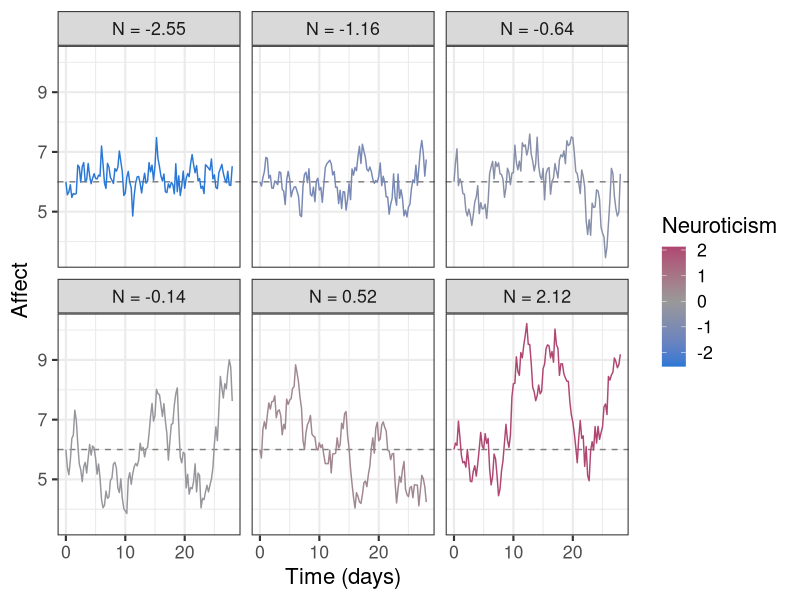
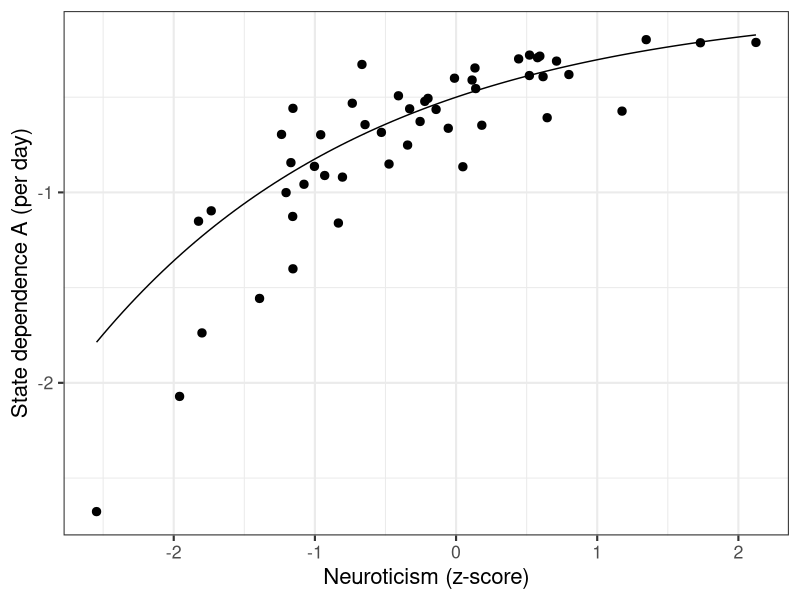
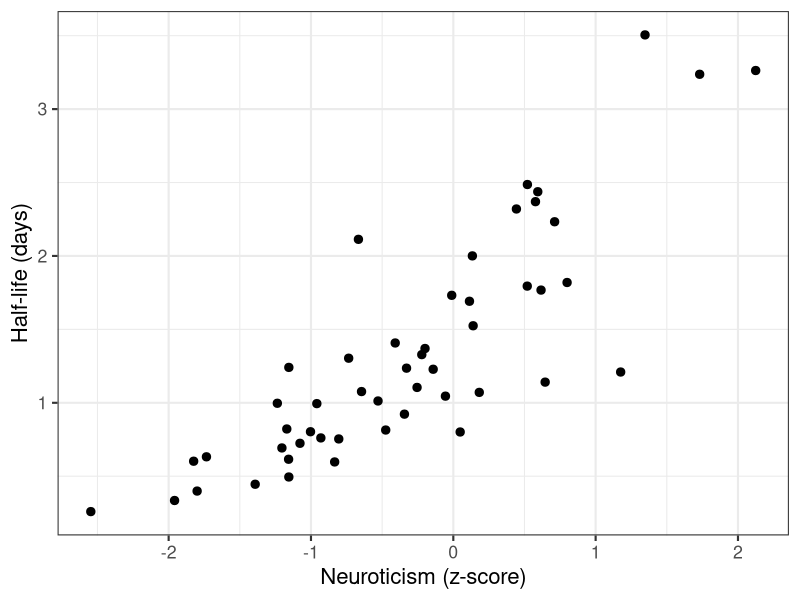
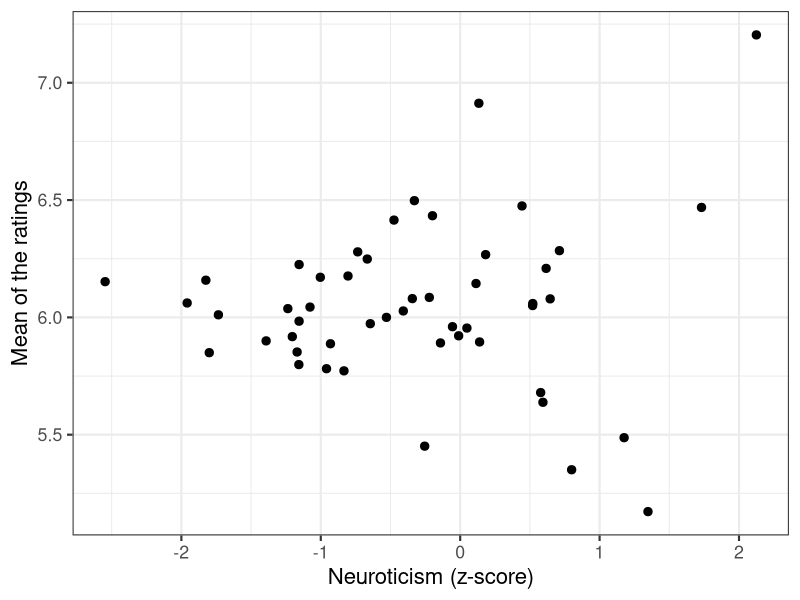
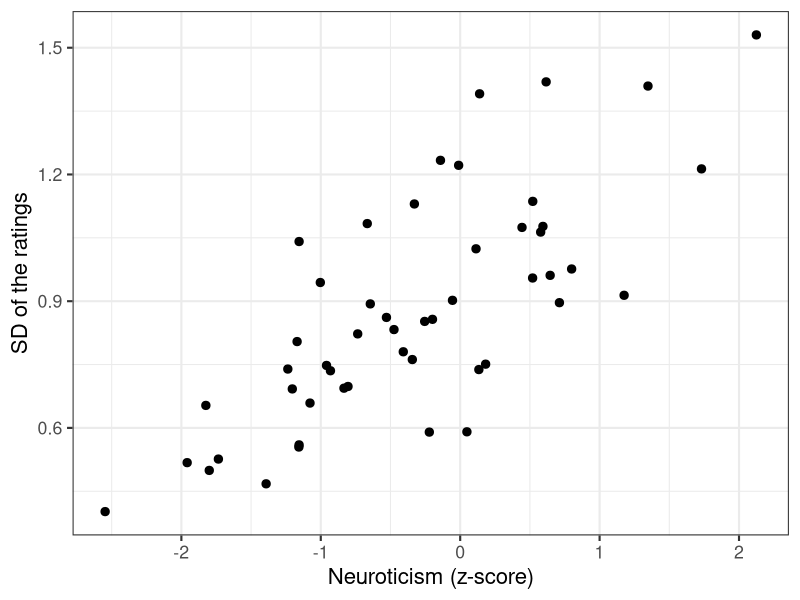
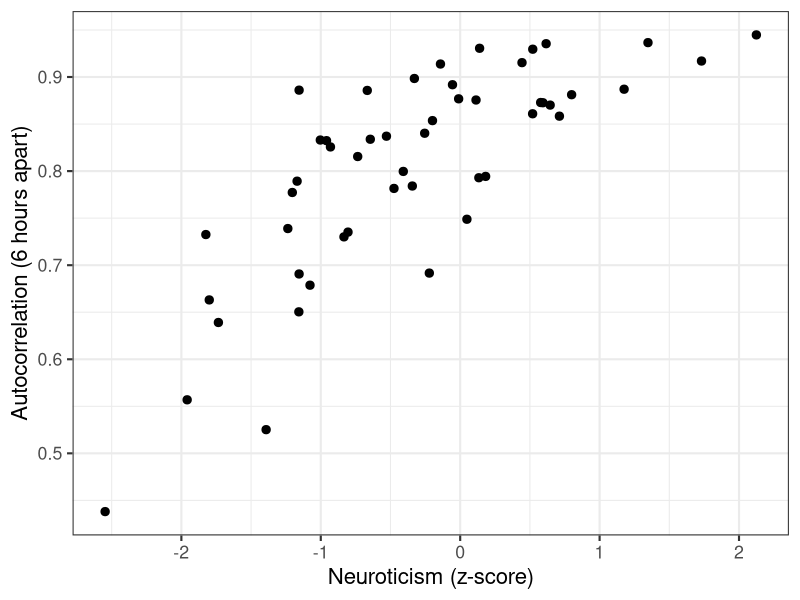
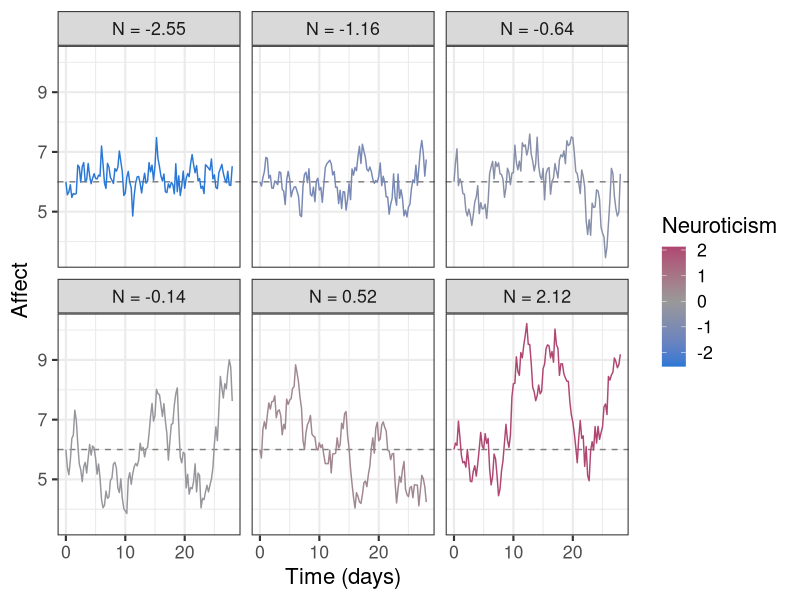
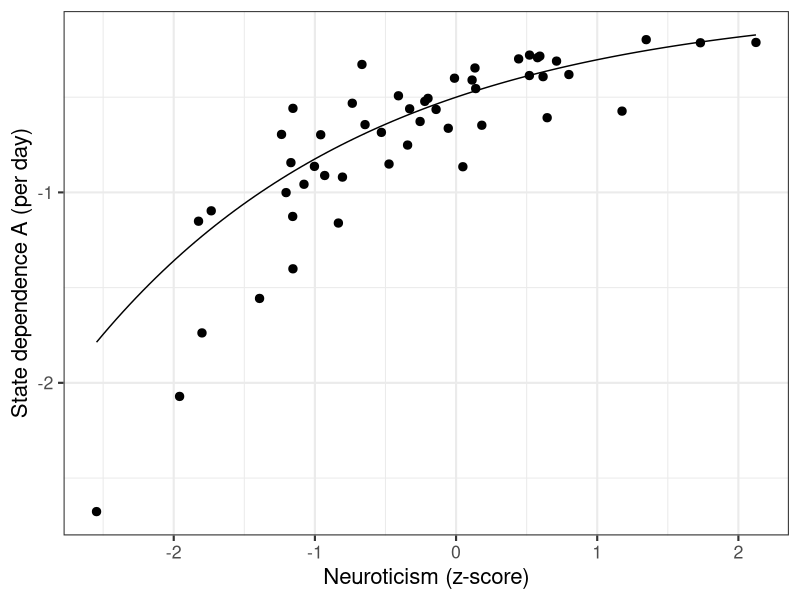

These charts were generated, in order, by the following R code:
# =============================================================================
#  LECTURE 7 -- SIMULATE DATA (2): NEUROTICISM MODERATES THE STATE DEPENDENCE
#  Dynamic Systems Thinking in Psychology
#
#  Every person i follows the model from Lecture 5, with their own parameters:
#
#     dAffect = (A_i * Affect + B_i) dt + G_i dW
#
#    A_i : state dependence: how strongly affect is pulled back to the level
#    B_i : continuous intercept; together with A_i it sets the level = -B_i / A_i
#    G_i : kick strength (process noise)
#
#  Neuroticism N_i is measured ONCE, at the start of the study. It does not
#  change over time: it is a time-independent predictor. In this script it
#  moderates only the STATE DEPENDENCE A:
#
#     A_i = Atypical * exp(AeffectN * N_i) * exp(u_i),     u_i ~ Normal(0, Asd)
#
#  The level and G are the same for everyone.
#
#  Part 1  settings
#  Part 2  make the people: their neuroticism and their parameters
#  Part 3  the simulation function (the one from Lecture 5)
#  Part 4  simulate everyone and save the data
#  Part 5  look at the data
#  Part 6  things to try
#
#  Run the script part by part (select the lines and press Ctrl+Enter).
# =============================================================================

# install.packages("ggplot2")   # run once if you do not have it
library(ggplot2)


# =============================================================================
#  PART 1: SETTINGS
# =============================================================================

set.seed(2026)                     # same random numbers every time you run this

Npeople <- 50                      # number of people
times <- seq(from = 0, to = 28, by = 0.25)  # 4 ratings a day for 4 weeks (time in days)
Nsteps <- 20                       # small steps between two ratings

savePlots <- TRUE                  # TRUE: save every plot in Part 5 as a png file
plotFolder <- "plots_statedependence"  # folder for the png files (made in your working directory)

# --- the state dependence A: moderated by neuroticism -------------------------
# A must stay negative (otherwise affect is not pulled back but runs away).
# So we do not ADD an effect of neuroticism, we MULTIPLY A by exp(AeffectN * N):
# exp() of any number is positive, so A stays negative.
#   AeffectN = 0         no effect of neuroticism
#   AeffectN negative    more neuroticism: weaker pull, slower return
#   AeffectN positive    more neuroticism: stronger pull, faster return
Atypical <- -0.5                   # state dependence of a person with N = 0 (per day)
AeffectN <- -0.5                   # 1 SD more neuroticism: A multiplied by exp(-0.5) = 0.61 (weaker pull, slower return)
Asd <- 0.3                         # differences in A that neuroticism does NOT explain (see Part 2)

# --- level and G: the same for everyone -------------------------------------------
levelTypical <- 6                  # level
Gtypical <- 1                      # kick strength


# =============================================================================
#  PART 2: MAKE THE PEOPLE
# =============================================================================
# One row per person. We fill in the rows one by one.

people <- data.frame(id = 1:Npeople, Neuroticism = NA, level = NA, A = NA, B = NA, G = NA)

for (i in 1:Npeople) {
  N <- rnorm(1, mean = 0, sd = 1)                     #this person's neuroticism (a z-score)

  level <- levelTypical                               #the same for everyone

  A <- Atypical * exp(AeffectN * N) *                 #A predicted from neuroticism ...
       exp(rnorm(1, mean = 0, sd = Asd))              #... times this person's own factor (always positive, around 1)

  B <- -A * level                                     #the B that puts this person's level where we want it (level = -B/A)
  G <- Gtypical                                       #the same for everyone

  people[i, ] <- c(i, N, level, A, B, G)              #store this person's values in row i
}

head(round(people, 2))
# Note: everyone has the same level, but B differs, because B has to change
# along with A to keep the level at 6 (level = -B/A).

# Two numbers that are easier to read than A:
people$halfLife <- log(2) / -people$A                 #days until a deviation from the level is half gone
people$longRunSD <- people$G / sqrt(2 * -people$A)    #how far affect typically wanders from the level (Lecture 5)
head(round(people, 2))


# =============================================================================
#  PART 3: THE SIMULATION FUNCTION
# =============================================================================
# This is the function from Lecture 5. The only change: A, B and G are now
# given to the function, because every person has their own.

simulateAffect <- function(A, B, G, initialAffect){
  Nobs <- length(times)                        #number of ratings
  Affect <- rep(NA, Nobs)                      #empty vector for the ratings
  for(i in 1:Nobs){
    if(i == 1) Affect[i] <- initialAffect      #first rating: the starting value
    else{
      AffectState <- Affect[i-1]               #start from the previous rating
      dt <- (times[i] - times[i-1]) / Nsteps   #size of each small step
      for(stepi in 1:Nsteps){
        dAffect <- A*AffectState + B           #the rule: where affect is pushed
        kick <- G * sqrt(dt) * rnorm(1)        #random kick, variance G^2 * dt
        AffectState <- AffectState + dAffect * dt + kick
      }
      Affect[i] <- AffectState                 #store the state reached at this rating
    }
  }
  Affect
}


# =============================================================================
#  PART 4: SIMULATE EVERYONE AND SAVE THE DATA
# =============================================================================

dat <- NULL
for (i in 1:Npeople) {
  Affect <- simulateAffect(A = people$A[i], B = people$B[i], G = people$G[i],
                           initialAffect = people$level[i])   #everyone starts at their own level
  dat <- rbind(dat, data.frame(id = i, time = times, Affect = Affect,
                               Neuroticism = people$Neuroticism[i]))  #neuroticism is the same in every row of a person
}
head(dat)        # long format: one row per rating, with columns id, time, Affect and Neuroticism

# write.csv(dat, "lecture07_data_statedependence.csv", row.names = FALSE)


# =============================================================================
#  PART 5: LOOK AT THE DATA
# =============================================================================
# Every plot is stored in an object (p5a, p5b_..., p5c_...), shown, and, if
# savePlots is TRUE, saved as a png file in plotFolder.

if (savePlots) dir.create(plotFolder, showWarnings = FALSE)   #make the folder (no warning if it already exists)

# --- 5a. Six people, from lowest to highest neuroticism ---------------------
chosen <- people$id[order(people$Neuroticism)][round(seq(1, Npeople, length.out = 6))]
plotDat <- dat[dat$id %in% chosen, ]
levelDat <- people[people$id %in% chosen, ]
plotDat$who <- paste0("N = ", round(plotDat$Neuroticism, 2))      #panel title: this person's neuroticism
levelDat$who <- paste0("N = ", round(levelDat$Neuroticism, 2))
levelDat <- levelDat[order(levelDat$Neuroticism), ]
plotDat$who <- factor(plotDat$who, levels = levelDat$who)      #panels in order of neuroticism
levelDat$who <- factor(levelDat$who, levels = levelDat$who)

p5a <- ggplot(plotDat, aes(x = time, y = Affect, colour = Neuroticism)) +
  geom_hline(data = levelDat, aes(yintercept = level), linetype = "dashed", colour = "grey50") +
  geom_line() +
  facet_wrap(~ who) +
  scale_colour_gradient2(low = "#2a78d6", mid = "grey60", high = "#b0306a", midpoint = 0) +
  theme_bw(base_size = 16) +
  labs(x = "Time (days)", y = "Affect")
p5a   #show the plot
if (savePlots) ggsave(file.path(plotFolder, "5a_six_people.png"), p5a, width = 10, height = 6, dpi = 150)

# Q: All six people have the same level and get kicks of the same strength.
#    Why do the people with high neuroticism still wander further from it?

# --- 5b. The true A against neuroticism ----------------------------------------
# (In a real study you never see this: you have to estimate it.)

p5b_A <- ggplot(people, aes(x = Neuroticism, y = A)) +
  geom_point(size = 2.5) +
  geom_function(fun = function(N) Atypical * exp(AeffectN * N)) +   #the curve the A's come from
  theme_bw(base_size = 16) +
  labs(x = "Neuroticism (z-score)", y = "State dependence A (per day)")
p5b_A   #show the plot
if (savePlots) ggsave(file.path(plotFolder, "5b_true_A.png"), p5b_A, width = 7, height = 5, dpi = 150)

p5b_halfLife <- ggplot(people, aes(x = Neuroticism, y = halfLife)) +
  geom_point(size = 2.5) +
  theme_bw(base_size = 16) +
  labs(x = "Neuroticism (z-score)", y = "Half-life (days)")
p5b_halfLife   #show the plot
if (savePlots) ggsave(file.path(plotFolder, "5b_true_halfLife.png"), p5b_halfLife, width = 7, height = 5, dpi = 150)

# Q: Why is the relation a curve and not a straight line? Can A ever become
#    positive in this model, however high neuroticism is?

# --- 5c. What neuroticism does to the ratings ---------------------------------
# Three simple summaries of each person's ratings:
#   mean            where the ratings are on average
#   SD              how much they vary
#   autocorrelation how similar two ratings 6 hours apart are

perPerson <- data.frame(id = 1:Npeople, Neuroticism = people$Neuroticism,
                        mean = NA, SD = NA, autocorrelation = NA)
for (i in 1:Npeople) {
  y <- dat$Affect[dat$id == i]                                     #this person's ratings
  perPerson$mean[i] <- mean(y)
  perPerson$SD[i] <- sd(y)
  perPerson$autocorrelation[i] <- cor(y[-length(y)], y[-1])        #each rating next to the following one
}
head(round(perPerson, 2))

p5c_mean <- ggplot(perPerson, aes(x = Neuroticism, y = mean)) +
  geom_point(size = 2.5) + theme_bw(base_size = 16) +
  labs(x = "Neuroticism (z-score)", y = "Mean of the ratings")
p5c_mean   #show the plot
if (savePlots) ggsave(file.path(plotFolder, "5c_mean.png"), p5c_mean, width = 7, height = 5, dpi = 150)

p5c_SD <- ggplot(perPerson, aes(x = Neuroticism, y = SD)) +
  geom_point(size = 2.5) + theme_bw(base_size = 16) +
  labs(x = "Neuroticism (z-score)", y = "SD of the ratings")
p5c_SD   #show the plot
if (savePlots) ggsave(file.path(plotFolder, "5c_SD.png"), p5c_SD, width = 7, height = 5, dpi = 150)

p5c_autocorrelation <- ggplot(perPerson, aes(x = Neuroticism, y = autocorrelation)) +
  geom_point(size = 2.5) + theme_bw(base_size = 16) +
  labs(x = "Neuroticism (z-score)", y = "Autocorrelation (6 hours apart)")
p5c_autocorrelation   #show the plot
if (savePlots) ggsave(file.path(plotFolder, "5c_autocorrelation.png"), p5c_autocorrelation, width = 7, height = 5, dpi = 150)

# Q: Neuroticism moderates only A, yet TWO of the summaries are related to it.
#    Which two, and why? (Hint: compare SD with longRunSD from Part 2.)
# Q: The mean of the ratings scatters more for people with high neuroticism.
#    Why? (Hint: in 4 weeks, how many half-lives does a slow person get?)


# =============================================================================
#  PART 6: THINGS TO TRY
# =============================================================================
# 1. Make neuroticism the ONLY reason people differ in A: set Asd <- 0 and
#    run Parts 2 to 5 again. What happens in 5b?
#
# 2. Turn the moderation around: AeffectN <- 0.35. What do highly neurotic
#    people look like now?
#
# 3. Fewer ratings: one a day, times <- seq(from = 0, to = 28, by = 1).
#    Why do all autocorrelations drop, even though A did not change?
#    What is the autocorrelation you would expect for a person with A = -0.5,
#    ratings 1 day apart? (Hint: exp(A * 1), Lecture 5.)
#
# 4. Instead of multiplying, try ADDING an effect of neuroticism:
#       A <- Atypical + 0.25 * N + rnorm(1, mean = 0, sd = 0.15)
#    Look at 5b: do some people now have a positive A? What happens to their
#    affect in 5a? (You may have to pick other people to see one.)
